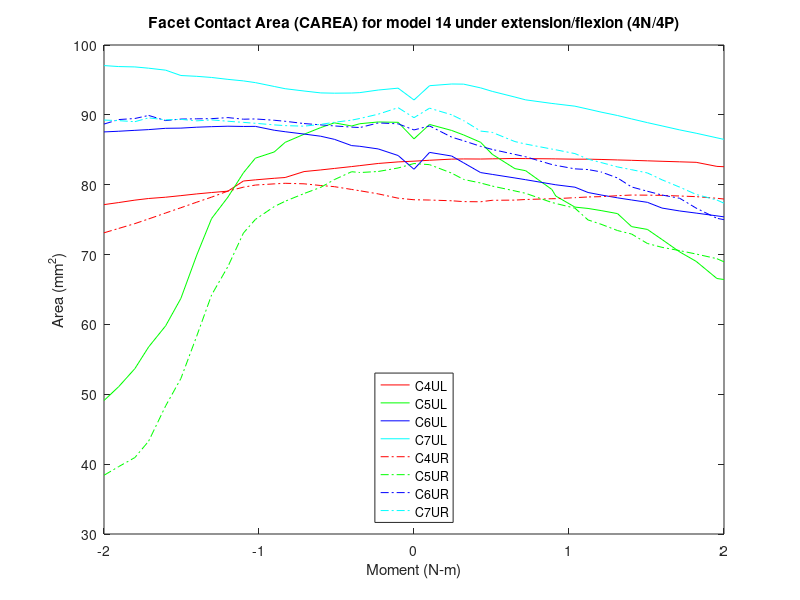

MATLAB code to generate this figure:
% Facet Contact Area (CAREA)
% model14_Fixed_NoTether/4n & 4p
clear all;
%% 4P
figure (25)

c4ulxp=[2 2.05026 2.12154 2.16006 2.21479 2.25242 2.32555 2.36019 2.44483 2.45733 2.51914 2.56141 2.60341 2.65657 2.70193 2.75284 2.80008 2.85729 2.91018 2.97712 3]-2;
c4ulyp=[83.3725 83.5013 83.6638 83.6914 83.6778 83.7051 83.7584 83.74 83.7061 83.6959 83.6554 83.6568 83.6171 83.5463 83.493 83.4203 83.3537 83.2773 83.2061 82.6229 82.5768];

c4urxp=[2 2.05026 2.12154 2.16006 2.21479 2.25242 2.32555 2.36019 2.44483 2.45733 2.51914 2.56141 2.60341 2.65657 2.70193 2.75284 2.80008 2.85729 2.91018 2.97712 3]-2;
c4uryp=[77.8479 77.8077 77.7015 77.5809 77.5582 77.7706 77.7962 77.8851 77.9964 78.0046 78.1441 78.2479 78.2928 78.4283 78.5236 78.5058 78.4774 78.3834 78.2921 78.0587 77.9504];

c5ulxp=[2 2.05026 2.12154 2.16006 2.21479 2.25242 2.32555 2.36019 2.44483 2.45733 2.51914 2.56141 2.60341 2.65657 2.70193 2.75284 2.80008 2.85729 2.91018 2.97712 3]-2;
c5ulyp=[86.5645 88.6271 87.7674 87.1248 86.0742 84.3549 82.3024 82.0065 79.3173 78.3834 76.7957 76.6036 76.2981 75.865 74.0006 73.6009 72.1547 70.3728 69.0277 66.5743 66.4289];

c5urxp=[2 2.05026 2.12154 2.16006 2.21479 2.25242 2.32555 2.36019 2.44483 2.45733 2.51914 2.56141 2.60341 2.65657 2.70193 2.75284 2.80008 2.85729 2.91018 2.97712 3]-2;
c5uryp=[83.0357 82.8704 81.6591 80.753 80.2478 79.8053 79.1088 78.7698 77.4533 77.3154 76.6458 74.9585 74.3425 73.4396 72.9411 71.5893 71.0357 70.5618 70.0777 69.4104 68.9603];

c6ulxp=[2 2.05026 2.12154 2.16006 2.21479 2.25242 2.32555 2.36019 2.44483 2.45733 2.51914 2.56141 2.60341 2.65657 2.70193 2.75284 2.80008 2.85729 2.91018 2.97712 3]-2;
c6ulyp=[82.2128 84.6256 84.1074 83.1334 81.739 81.4763 80.9665 80.7168 80.0831 79.9897 79.6464 78.887 78.5304 78.1223 77.8146 77.4798 76.6578 76.2408 75.9388 75.5409 75.3988];

c6urxp=[2 2.05026 2.12154 2.16006 2.21479 2.25242 2.32555 2.36019 2.44483 2.45733 2.51914 2.56141 2.60341 2.65657 2.70193 2.75284 2.80008 2.85729 2.91018 2.97712 3]-2;
c6uryp=[87.8409 88.4138 86.8088 86.2896 85.4959 85.0485 84.3386 83.9992 82.8881 82.7733 82.2706 82.1702 81.8311 80.9675 79.6788 79.0662 78.5236 78.0543 76.6495 75.1954 74.9974];

c7ulxp=[2 2.05026 2.12154 2.16006 2.21479 2.25242 2.32555 2.36019 2.44483 2.45733 2.51914 2.56141 2.60341 2.65657 2.70193 2.75284 2.80008 2.85729 2.91018 2.97712 3]-2;
c7ulyp=[92.1313 94.1755 94.4182 94.3977 93.8647 93.3629 92.5479 92.1474 91.6352 91.57 91.2427 90.8228 90.3964 89.9056 89.42 88.8872 88.4196 87.8456 87.3705 86.712 86.4881];

c7urxp=[2 2.05026 2.12154 2.16006 2.21479 2.25242 2.32555 2.36019 2.44483 2.45733 2.51914 2.56141 2.60341 2.65657 2.70193 2.75284 2.80008 2.85729 2.91018 2.97712 3]-2;
c7uryp=[89.5973 90.9568 90.008 89.1776 87.6791 87.4906 86.1755 85.8199 85.0997 85.001 84.4559 83.6595 83.1768 82.5449 82.1522 81.6865 80.7016 79.6481 78.6102 77.8071 77.3541];

%% 4N

c4ulxn=-1*[2 2.05126 2.11533 2.17471 2.20107 2.25678 2.30078 2.35474 2.41562 2.45083 2.5117 2.55021 2.60026 2.65289 2.70081 2.75198 2.8011 2.85607 2.90043 2.95245 3 ]+2;
c4ulyn=[83.3725 83.2662 83.0426 82.7331 82.5986 82.3299 82.1179 81.882 81.032 80.9221 80.6964 80.5329 79.0796 78.882 78.6848 78.4388 78.2119 78.0277 77.7936 77.4479 77.1511];

c4urxn=-1*[2 2.05126 2.11533 2.17471 2.20107 2.25678 2.30078 2.35474 2.41562 2.45083 2.5117 2.55021 2.60026 2.65289 2.70081 2.75198 2.8011 2.85607 2.90043 2.95245 3 ]+2;
c4uryn=[77.8479 78.0733 78.6878 79.137 79.3239 79.7206 79.8866 80.1296 80.2046 80.1213 79.9518 79.647 79.0897 78.2236 77.5019 76.7061 75.9518 75.1012 74.4311 73.7453 73.1152];

c5ulxn=-1*[2 2.05126 2.11533 2.17471 2.20107 2.25678 2.30078 2.35474 2.41562 2.45083 2.5117 2.55021 2.60026 2.65289 2.70081 2.75198 2.8011 2.85607 2.90043 2.95245 3 ]+2;
c5ulyn=[86.5645 88.9321 88.9819 88.7328 88.4044 88.858 88.1799 87.2212 86.0654 84.6896 83.7999 81.7081 78.2222 75.1616 69.9243 63.7278 59.8042 56.7733 53.6708 51.0986 49.1072];

c5urxn=-1*[2 2.05126 2.11533 2.17471 2.20107 2.25678 2.30078 2.35474 2.41562 2.45083 2.5117 2.55021 2.60026 2.65289 2.70081 2.75198 2.8011 2.85607 2.90043 2.95245 3 ]+2;
c5uryn=[83.0357 82.3969 81.8946 81.7433 81.8613 80.7344 79.624 78.7358 77.6336 76.8712 75.0297 73.0839 68.2861 64.225 58.3429 52.2579 48.3443 43.2836 40.9416 39.6537 38.4074];

c6ulxn=-1*[2 2.05126 2.11533 2.17471 2.20107 2.25678 2.30078 2.35474 2.41562 2.45083 2.5117 2.55021 2.60026 2.65289 2.70081 2.75198 2.8011 2.85607 2.90043 2.95245 3 ]+2;
c6ulyn=[82.2128 84.1805 85.1217 85.5001 85.5993 86.4967 86.9404 87.2528 87.5857 87.7998 88.3513 88.3393 88.3752 88.3116 88.2341 88.103 88.0746 87.8893 87.7843 87.6556 87.5587];

c6urxn=-1*[2 2.05126 2.11533 2.17471 2.20107 2.25678 2.30078 2.35474 2.41562 2.45083 2.5117 2.55021 2.60026 2.65289 2.70081 2.75198 2.8011 2.85607 2.90043 2.95245 3 ]+2;
c6uryn=[87.8409 88.7212 88.8424 88.1853 88.2461 88.415 88.5694 88.7559 89.0818 89.2263 89.4147 89.3791 89.6089 89.458 89.4341 89.3979 89.1799 89.9177 89.4783 89.3275 88.6826 ];

c7ulxn=-1*[2 2.05126 2.11533 2.17471 2.20107 2.25678 2.30078 2.35474 2.41562 2.45083 2.5117 2.55021 2.60026 2.65289 2.70081 2.75198 2.8011 2.85607 2.90043 2.95245 3 ]+2;
c7ulyn=[92.1313 93.8225 93.5547 93.1828 93.1269 93.1032 93.1431 93.416 93.7434 94.0634 94.6159 94.8624 95.082 95.3528 95.5166 95.6323 96.3985 96.681 96.8626 96.9144 97.0553];

c7urxn=-1*[2 2.05126 2.11533 2.17471 2.20107 2.25678 2.30078 2.35474 2.41562 2.45083 2.5117 2.55021 2.60026 2.65289 2.70081 2.75198 2.8011 2.85607 2.90043 2.95245 3 ]+2;
c7uryn=[89.5973 91.028 90.0975 89.4796 89.2454 88.94 88.6394 88.3804 88.4606 88.5641 88.792 88.9235 89.086 89.282 89.1449 89.3547 89.2853 89.572 89.0221 89.1717 89.2589 ];
%% left

c4xl=2*[flip(c4ulxn(2:21)),c4ulxp];
c4yl=[flip(c4ulyn(2:21)),c4ulyp];
a=plot(c4xl,c4yl,'r');
hold on

c5xl=2*[flip(c5ulxn(2:21)),c5ulxp];
c5yl=[flip(c5ulyn(2:21)),c5ulyp];
b=plot(c5xl,c5yl,'g');
hold on

c6xl=2*[flip(c6ulxn(2:21)),c6ulxp];
c6yl=[flip(c6ulyn(2:21)),c6ulyp];
c=plot(c6xl,c6yl,'b');
hold on

c7xl=2*[flip(c7ulxn(2:21)),c7ulxp];
c7yl=[flip(c7ulyn(2:21)),c7ulyp];
d=plot(c7xl,c7yl,'c');
hold on
%% Right

c4xr=2*[flip(c4urxn(2:21)),c4urxp];
c4yr=[flip(c4uryn(2:21)),c4uryp];
e=plot(c4xr,c4yr,'-.r');
hold on

c5xr=2*[flip(c5urxn(2:21)),c5urxp];
c5yr=[flip(c5uryn(2:21)),c5uryp];
f=plot(c5xr,c5yr,'-.g');
hold on

c6xr=2*[flip(c6urxn(2:21)),c6urxp];
c6yr=[flip(c6uryn(2:21)),c6uryp];
g=plot(c6xr,c6yr,'-.b');
hold on

c7xr=2*[flip(c7urxn(2:21)),c7urxp];
c7yr=[flip(c7uryn(2:21)),c7uryp];
h=plot(c7xr,c7yr,'-.c');

leg=[a,b,c,d,e,f,g,h];
title('Facet Contact Area (CAREA) for model 14 under extension/flexion (4N/4P)')
xlabel('Moment (N-m)')
ylabel('Area (mm^2)')
legend(leg,'C4UL','C5UL','C6UL','C7UL','C4UR','C5UR','C6UR','C7UR','location','south')
